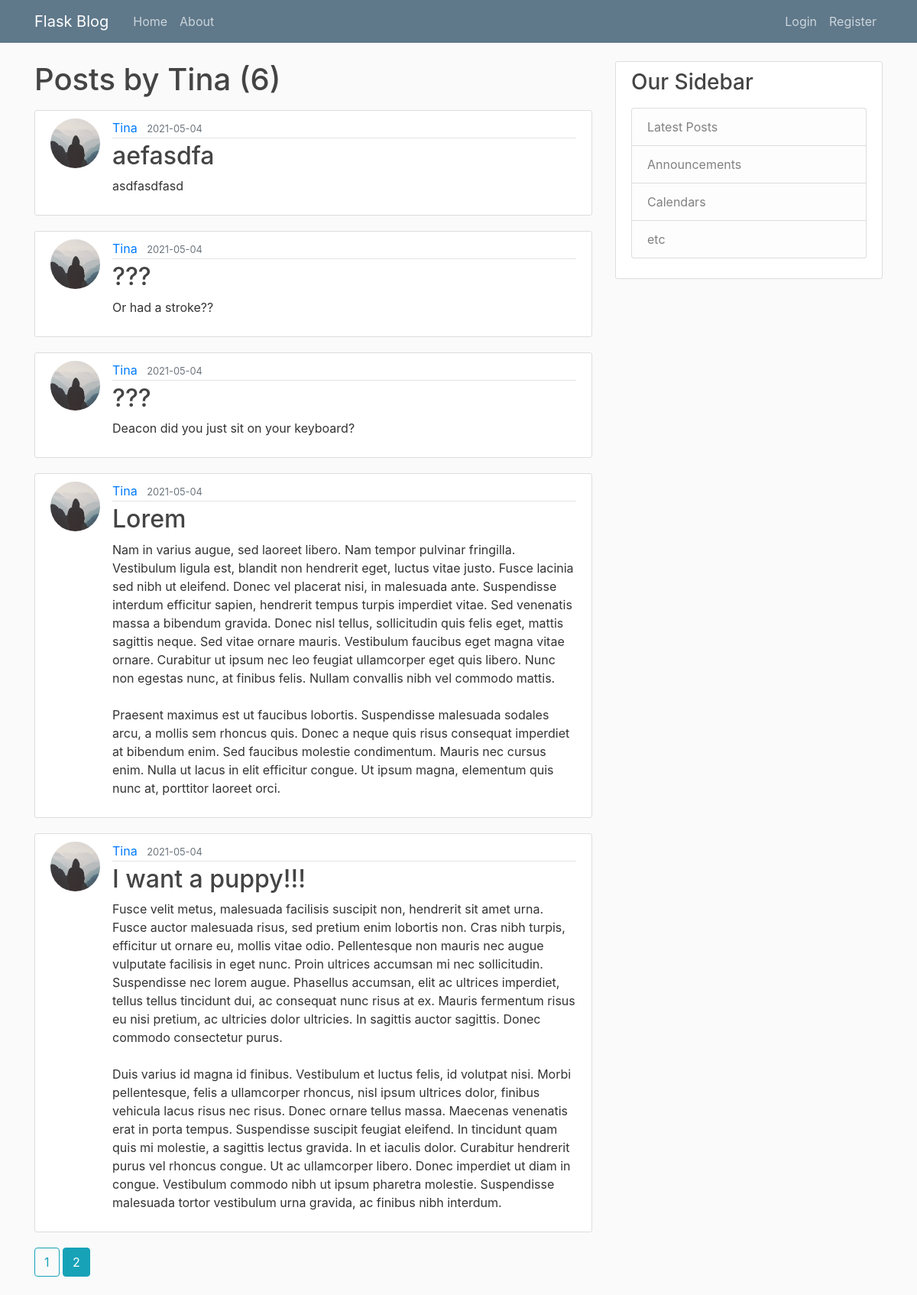
Page /user/Tina on the committed database.
### flask_blog/models.py (models this page shows, shortened)
class User(db.Model, UserMixin):
    id = db.Column(db.Integer, primary_key=True)
    username = db.Column(db.String(20), unique=True, nullable=False)
    email = db.Column(db.String(120), unique=True, nullable=False)
    image_file = db.Column(db.String(20), nullable=False, default='default.jpg')
    password = db.Column(db.String(60), nullable=False)
    posts = db.relationship('Post', backref='author', lazy=True)

class Post(db.Model):
    id = db.Column(db.Integer, primary_key=True)
    title = db.Column(db.String(100), nullable=False)
    date_posted = db.Column(db.DateTime, nullable=False, default=datetime.utcnow)
    content = db.Column(db.Text, nullable=False)
    user_id = db.Column(db.Integer, db.ForeignKey('user.id'), nullable=False)

### flask_blog/users/routes.py (the view)
@users.route('/user/<string:username>')
def user_posts(username):
    page = request.args.get('page', 1, type=int)
    user = User.query.filter_by(username=username).first_or_404()
    posts = Post.query.filter_by(author=user)\
        .order_by(Post.date_posted.desc())\
        .paginate(page=page, per_page=5)
    return render_template('user_posts.html', posts=posts, user=user)

### flask_blog/templates/user_posts.html
{% extends "layout.html" %}
{% block content %}
  <h1 class="mb-3">Posts by {{ user.username }} ({{ posts.total }})</h1>
    {% for post in posts.items %}
        <article class="media content-section">
            <img class="rounded-circle article-img" src="{{ url_for('static', filename='profile_pics/' + post.author.image_file) }}" alt="">
          <div class="media-body">
            <div class="article-metadata">
              <a class="mr-2" href="{{ url_for('users.user_posts', username=post.author.username) }}">{{ post.author.username }}</a>
              <small class="text-muted">{{ post.date_posted.strftime('%Y-%m-%d') }}</small>
            </div>
            <h2><a class="article-title" href="{{ url_for('posts.post', post_id=post.id) }}">{{ post.title }}</a></h2>
            <p class="article-content">{{ post.content }}</p>
          </div>
        </article>
    {% endfor %}
    {% for page_num in posts.iter_pages(left_edge=1, right_edge=1, left_current=1, right_current=2) %}
        {% if page_num %}
            {% if posts.page == page_num %}
                <a class="btn btn-outline-info mb-4" href="{{ url_for('users.user_posts', username=user.username,  page=page_num) }}">{{ page_num }}</a>
            {% else %}
                <a class="btn btn-info mb-4" href="{{ url_for('users.user_posts', username=user.username, page=page_num) }}">{{ page_num }}</a>
            {% endif %}
        {% else %}
             . .
        {% endif %}
    {% endfor %}
{% endblock content %}

### flask_blog/static/main.css (style rules this page uses)
body { background: #fafafa; color: #333333; margin-top: 5rem; }
h1, h2, h3, h4, h5, h6 { color: #444444; }
.content-section { background: #ffffff; padding: 10px 20px; border: 1px solid #dddddd; border-radius: 3px; margin-bottom: 20px; }
.article-title { color: #444444; }
.article-content { white-space: pre-line; }
.article-img { height: 65px; width: 65px; margin-right: 16px; }
.article-metadata { padding-bottom: 1px; margin-bottom: 4px; border-bottom: 1px solid #e3e3e3 }

### rows in the picture
User: username "Tina"
Post: image_file (placeholder picture), author.username "Tina", date_posted "2021-05-04", title "aefasdfa", content "asdfasdfasd"
Post: image_file (placeholder picture), author.username "Tina", date_posted "2021-05-04", title "???", content "Or had a stroke??"
Post: image_file (placeholder picture), author.username "Tina", date_posted "2021-05-04", title "???", content "Deacon did you just sit on your keyboard?"
Post: image_file (placeholder picture), author.username "Tina", date_posted "2021-05-04", title "Lorem", content "Nam in varius augue, sed laoreet libero. Nam tempor pulvinar fringilla. Vestibulum ligula est, blandit non hendrerit eget, luctus vitae justo. Fusce lacinia sed nibh ut eleifend. Donec vel placerat nisi, in malesuada ante. Suspendisse interdum efficitur sapien, hendrerit tempus turpis imperdiet vitae. Sed venenatis massa a bibendum gravida. Donec nisl tellus, sollicitudin quis felis eget, mattis sagittis neque. Sed vitae ornare mauris. Vestibulum faucibus eget magna vitae ornare. Curabitur ut ipsum nec leo feugiat ullamcorper eget quis libero. Nunc non egestas nunc, at finibus felis. Nullam convallis nibh vel commodo mattis. Praesent maximus est ut faucibus lobortis. Suspendisse malesuada…"
Post: image_file (placeholder picture), author.username "Tina", date_posted "2021-05-04", title "I want a puppy!!!", content "Fusce velit metus, malesuada facilisis suscipit non, hendrerit sit amet urna. Fusce auctor malesuada risus, sed pretium enim lobortis non. Cras nibh turpis, efficitur ut ornare eu, mollis vitae odio. Pellentesque non mauris nec augue vulputate facilisis in eget nunc. Proin ultrices accumsan mi nec sollicitudin. Suspendisse nec lorem augue. Phasellus accumsan, elit ac ultrices imperdiet, tellus tellus tincidunt dui, ac consequat nunc risus at ex. Mauris fermentum risus eu nisi pretium, ac ultricies dolor ultricies. In sagittis auctor sagittis. Donec commodo consectetur purus. Duis varius id magna id finibus. Vestibulum et luctus felis, id volutpat nisi. Morbi pellentesque, felis a…"

### other values in the picture
{{ posts.total }} "6"
{{ page_num }} "1"
{{ page_num }} "2"
